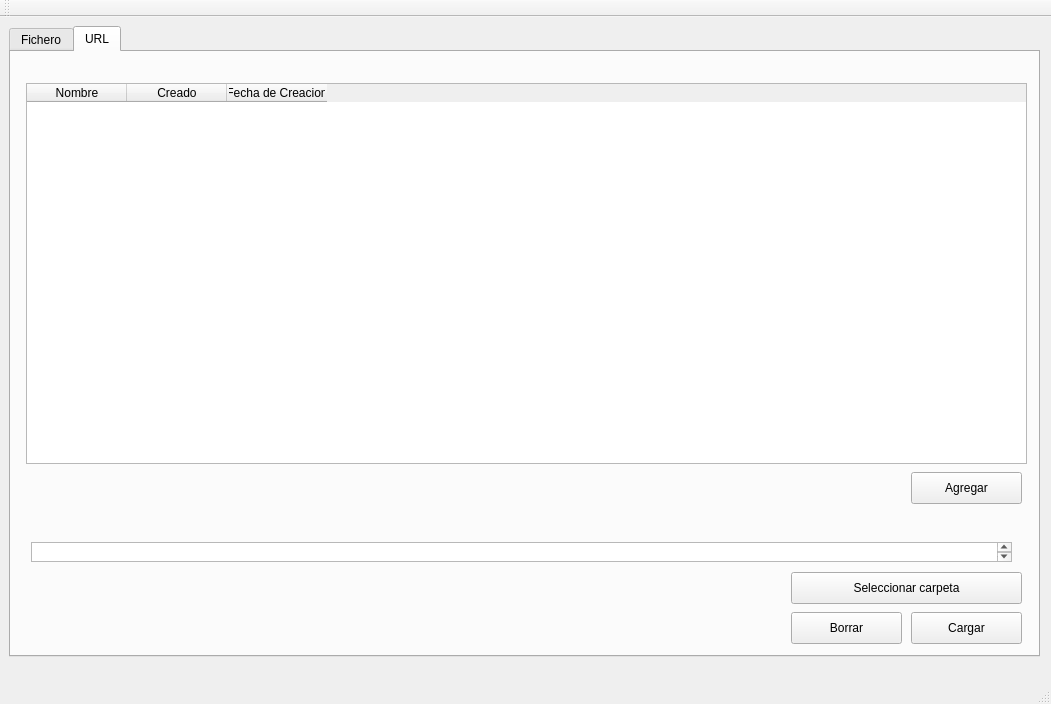
<?xml version="1.0" encoding="UTF-8"?>
<ui version="4.0">
 <class>MainWindow</class>
 <widget class="QMainWindow" name="MainWindow">
  <property name="geometry">
   <rect>
    <x>0</x>
    <y>0</y>
    <width>1051</width>
    <height>704</height>
   </rect>
  </property>
  <property name="windowTitle">
   <string>MainWindow</string>
  </property>
  <widget class="QWidget" name="centralWidget">
   <widget class="QTabWidget" name="tabWidget">
    <property name="geometry">
     <rect>
      <x>9</x>
      <y>9</y>
      <width>1031</width>
      <height>631</height>
     </rect>
    </property>
    <property name="currentIndex">
     <number>1</number>
    </property>
    <widget class="QWidget" name="tab">
     <attribute name="title">
      <string>Fichero</string>
     </attribute>
     <widget class="QTableWidget" name="tableWidget">
      <property name="geometry">
       <rect>
        <x>15</x>
        <y>31</y>
        <width>1001</width>
        <height>381</height>
       </rect>
      </property>
     </widget>
     <widget class="QPushButton" name="pushButton">
      <property name="geometry">
       <rect>
        <x>900</x>
        <y>420</y>
        <width>114</width>
        <height>32</height>
       </rect>
      </property>
      <property name="text">
       <string>Agregar</string>
      </property>
     </widget>
     <widget class="QPushButton" name="pushButton_2">
      <property name="geometry">
       <rect>
        <x>900</x>
        <y>560</y>
        <width>114</width>
        <height>32</height>
       </rect>
      </property>
      <property name="text">
       <string>Cargar</string>
      </property>
     </widget>
     <widget class="QPushButton" name="pushButton_3">
      <property name="geometry">
       <rect>
        <x>780</x>
        <y>560</y>
        <width>114</width>
        <height>32</height>
       </rect>
      </property>
      <property name="text">
       <string>Borrar</string>
      </property>
     </widget>
     <widget class="QPushButton" name="pushButton_4">
      <property name="geometry">
       <rect>
        <x>783</x>
        <y>520</y>
        <width>231</width>
        <height>32</height>
       </rect>
      </property>
      <property name="text">
       <string>Seleccionar carpeta</string>
      </property>
     </widget>
     <widget class="QTextEdit" name="textEdit">
      <property name="geometry">
       <rect>
        <x>20</x>
        <y>490</y>
        <width>991</width>
        <height>21</height>
       </rect>
      </property>
     </widget>
     <widget class="QComboBox" name="comboBox">
      <property name="geometry">
       <rect>
        <x>700</x>
        <y>420</y>
        <width>191</width>
        <height>32</height>
       </rect>
      </property>
      <item>
       <property name="text">
        <string>etiquetas</string>
       </property>
      </item>
      <item>
       <property name="text">
        <string>etiqueta1</string>
       </property>
      </item>
      <item>
       <property name="text">
        <string>etiqueta2</string>
       </property>
      </item>
      <item>
       <property name="text">
        <string>mimammamemimma</string>
       </property>
      </item>
     </widget>
    </widget>
    <widget class="QWidget" name="tab_2">
     <attribute name="title">
      <string>URL</string>
     </attribute>
     <widget class="QTableWidget" name="tableWidget_2">
      <property name="geometry">
       <rect>
        <x>15</x>
        <y>31</y>
        <width>1001</width>
        <height>381</height>
       </rect>
      </property>
      <column>
       <property name="text">
        <string>Nombre</string>
       </property>
      </column>
      <column>
       <property name="text">
        <string>Creado</string>
       </property>
      </column>
      <column>
       <property name="text">
        <string>Fecha de Creacion</string>
       </property>
      </column>
     </widget>
     <widget class="QPushButton" name="pushButton_5">
      <property name="geometry">
       <rect>
        <x>900</x>
        <y>420</y>
        <width>111</width>
        <height>32</height>
       </rect>
      </property>
      <property name="text">
       <string>Agregar</string>
      </property>
     </widget>
     <widget class="QPushButton" name="pushButton_6">
      <property name="geometry">
       <rect>
        <x>900</x>
        <y>560</y>
        <width>111</width>
        <height>32</height>
       </rect>
      </property>
      <property name="text">
       <string>Cargar</string>
      </property>
     </widget>
     <widget class="QPushButton" name="pushButton_7">
      <property name="geometry">
       <rect>
        <x>780</x>
        <y>560</y>
        <width>111</width>
        <height>32</height>
       </rect>
      </property>
      <property name="text">
       <string>Borrar</string>
      </property>
     </widget>
     <widget class="QPushButton" name="pushButton_8">
      <property name="geometry">
       <rect>
        <x>780</x>
        <y>520</y>
        <width>231</width>
        <height>32</height>
       </rect>
      </property>
      <property name="text">
       <string>Seleccionar carpeta</string>
      </property>
     </widget>
     <widget class="QTextEdit" name="textEdit_2">
      <property name="geometry">
       <rect>
        <x>20</x>
        <y>490</y>
        <width>981</width>
        <height>20</height>
       </rect>
      </property>
     </widget>
    </widget>
   </widget>
  </widget>
  <widget class="QMenuBar" name="menuBar">
   <property name="geometry">
    <rect>
     <x>0</x>
     <y>0</y>
     <width>1051</width>
     <height>22</height>
    </rect>
   </property>
  </widget>
  <widget class="QToolBar" name="mainToolBar">
   <attribute name="toolBarArea">
    <enum>TopToolBarArea</enum>
   </attribute>
   <attribute name="toolBarBreak">
    <bool>false</bool>
   </attribute>
  </widget>
  <widget class="QStatusBar" name="statusBar"/>
 </widget>
 <layoutdefault spacing="6" margin="11"/>
 <resources/>
 <connections/>
</ui>
